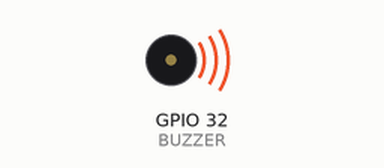
Recording of a sketch running on a simulated ESP32. Parts: buzzer (waves = sounding, pin HIGH). What the sketch prints to the serial monitor is not drawn.

Above: at 0.5 s.
Timing chart, 0 to 4.6 s (numbered marks = the images above):
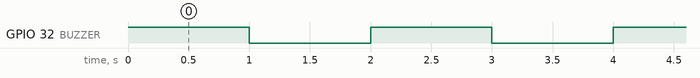

The sketch:

check_BUZZER.ino
```cpp
#define BUZZER 32

void setup(){
  Serial.begin(9600);
  pinMode(BUZZER, OUTPUT);
}

void loop(){
  digitalWrite(BUZZER, HIGH);
  Serial.println("BUZZER ON");
  delay(1000);

  digitalWrite(BUZZER, LOW);
  Serial.println("BUZZER OFF");
  delay(1000);
}
```

Measured:
- by itself, GPIO 32 (BUZZER): alternates HIGH for 1.0 s and LOW for 1.0 s
